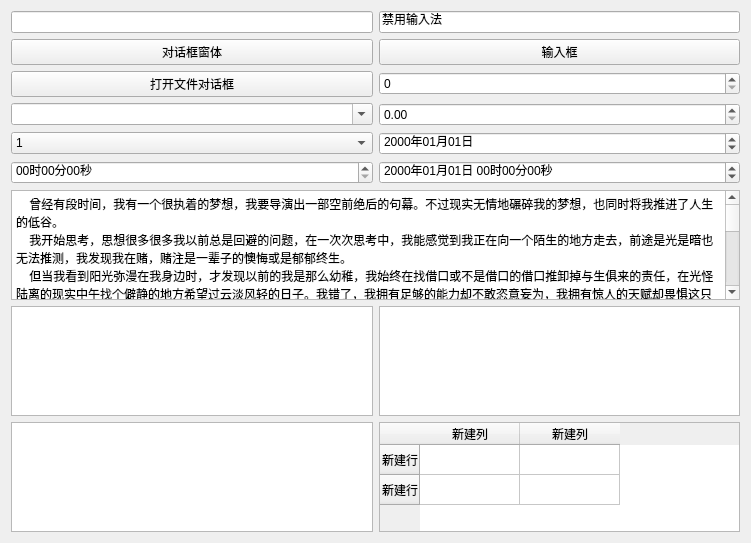
<?xml version="1.0" encoding="UTF-8"?>
<ui version="4.0">
 <class>frmMain</class>
 <widget class="QWidget" name="frmMain">
  <property name="geometry">
   <rect>
    <x>0</x>
    <y>0</y>
    <width>751</width>
    <height>543</height>
   </rect>
  </property>
  <property name="windowTitle">
   <string>输入法演示</string>
  </property>
  <property name="sizeGripEnabled" stdset="0">
   <bool>false</bool>
  </property>
  <layout class="QGridLayout" name="gridLayout">
   <item row="0" column="0">
    <widget class="QLineEdit" name="lineEdit"/>
   </item>
   <item row="0" column="1">
    <widget class="QLineEdit" name="txt">
     <property name="text">
      <string>禁用输入法</string>
     </property>
    </widget>
   </item>
   <item row="1" column="0">
    <widget class="QPushButton" name="btnDialog">
     <property name="text">
      <string>对话框窗体</string>
     </property>
    </widget>
   </item>
   <item row="1" column="1">
    <widget class="QPushButton" name="btnInputDialog">
     <property name="text">
      <string>输入框</string>
     </property>
    </widget>
   </item>
   <item row="2" column="0">
    <widget class="QPushButton" name="btnFileDialog">
     <property name="text">
      <string>打开文件对话框</string>
     </property>
    </widget>
   </item>
   <item row="2" column="1">
    <widget class="QSpinBox" name="spinBox"/>
   </item>
   <item row="3" column="0">
    <widget class="QComboBox" name="comboBox">
     <property name="editable">
      <bool>true</bool>
     </property>
    </widget>
   </item>
   <item row="3" column="1">
    <widget class="QDoubleSpinBox" name="doubleSpinBox"/>
   </item>
   <item row="4" column="0">
    <widget class="QComboBox" name="comboBox_2">
     <item>
      <property name="text">
       <string>1</string>
      </property>
     </item>
     <item>
      <property name="text">
       <string>2</string>
      </property>
     </item>
     <item>
      <property name="text">
       <string>3</string>
      </property>
     </item>
    </widget>
   </item>
   <item row="4" column="1">
    <widget class="QDateEdit" name="dateEdit">
     <property name="displayFormat">
      <string>yyyy年MM月dd日</string>
     </property>
    </widget>
   </item>
   <item row="5" column="0">
    <widget class="QTimeEdit" name="timeEdit">
     <property name="displayFormat">
      <string>HH时mm分ss秒</string>
     </property>
    </widget>
   </item>
   <item row="5" column="1">
    <widget class="QDateTimeEdit" name="dateTimeEdit">
     <property name="displayFormat">
      <string>yyyy年MM月dd日 HH时mm分ss秒</string>
     </property>
    </widget>
   </item>
   <item row="6" column="0" colspan="2">
    <widget class="QPlainTextEdit" name="plainTextEdit">
     <property name="plainText">
      <string>    曾经有段时间，我有一个很执着的梦想，我要导演出一部空前绝后的句幕。不过现实无情地碾碎我的梦想，也同时将我推进了人生的低谷。
    我开始思考，思想很多很多我以前总是回避的问题，在一次次思考中，我能感觉到我正在向一个陌生的地方走去，前途是光是暗也无法推测，我发现我在赌，赌注是一辈子的懊悔或是郁郁终生。
    但当我看到阳光弥漫在我身边时，才发现以前的我是那么幼稚，我始终在找借口或不是借口的借口推卸掉与生俱来的责任，在光怪陆离的现实中午找个僻静的地方希望过云淡风轻的日子。我错了，我拥有足够的能力却不敢恣意妄为，我拥有惊人的天赋却畏惧这只是南柯一梦，或者这本来就是梦，醒来时却是了无痕迹和无休止的眷恋。
从前有个同学问我是不是幻想过一些特别的经历会降临到自己身上。
    当时我只笑了笑，却不知道该怎么回答。
    我想我是矛盾的，我认为我的存在与否关系到世间的万事万物，但我找不到足够的证据来证明我具有救世主的身份。因此我一度怀疑过我是不是生不逢时，或是天妒英才。
    我在一次次轮回中等待着一个机会，也许是乱世，也许是太平，我没有所谓的一技之长，只有飞扬跋扈的骄傲和潮洗潮卷的胸怀。只有一笑置之的孤傲和白云苍狗的方式。
    我想我不该妄自菲薄，甚至这是理所当然的不加半点修饰的顺其自然。
    我很喜欢这样一句话：如果我将庸碌一生的话，地球将停止转动，地球停止转动了吗？没有，那我将不会庸碌一生。
在特定的时间，特定的环境，特定的地点，有个特定的人将主宰万事万物！
    天生我才必有用！
    经典的心照不宣，只可惜他的傲慢却没有足够的能力做基垫。
    我想我是对的，注定的便是永远无法改变的，过去的只是匆匆一瞥，将来的只是白驹过隙，一次次的轮回换来的是麻木的循规蹈矩，所以世界需要那么一个人----改变。
    过去亦空间空对月，茫茫鸿蒙无归处。
    我如薏苡，为实。
    众如佛珠，为空。
    我为本，众为捧。
    冥冥之间以无踪。</string>
     </property>
    </widget>
   </item>
   <item row="7" column="0">
    <widget class="QTextEdit" name="textEdit">
     <property name="html">
      <string>&lt;!DOCTYPE HTML PUBLIC &quot;-//W3C//DTD HTML 4.0//EN&quot; &quot;http://www.w3.org/TR/REC-html40/strict.dtd&quot;&gt;
&lt;html&gt;&lt;head&gt;&lt;meta name=&quot;qrichtext&quot; content=&quot;1&quot; /&gt;&lt;style type=&quot;text/css&quot;&gt;
p, li { white-space: pre-wrap; }
&lt;/style&gt;&lt;/head&gt;&lt;body style=&quot; font-family:'宋体'; font-size:9pt; font-weight:400; font-style:normal;&quot;&gt;
&lt;p style=&quot;-qt-paragraph-type:empty; margin-top:0px; margin-bottom:0px; margin-left:0px; margin-right:0px; -qt-block-indent:0; text-indent:0px;&quot;&gt;&lt;br /&gt;&lt;/p&gt;&lt;/body&gt;&lt;/html&gt;</string>
     </property>
    </widget>
   </item>
   <item row="7" column="1">
    <widget class="QTextBrowser" name="textBrowser"/>
   </item>
   <item row="8" column="0">
    <widget class="QTableView" name="tableView"/>
   </item>
   <item row="8" column="1">
    <widget class="QTableWidget" name="tableWidget">
     <row>
      <property name="text">
       <string>新建行</string>
      </property>
     </row>
     <row>
      <property name="text">
       <string>新建行</string>
      </property>
     </row>
     <column>
      <property name="text">
       <string>新建列</string>
      </property>
     </column>
     <column>
      <property name="text">
       <string>新建列</string>
      </property>
     </column>
    </widget>
   </item>
  </layout>
 </widget>
 <layoutdefault spacing="6" margin="11"/>
 <tabstops>
  <tabstop>btnFileDialog</tabstop>
  <tabstop>lineEdit</tabstop>
  <tabstop>spinBox</tabstop>
  <tabstop>doubleSpinBox</tabstop>
  <tabstop>dateEdit</tabstop>
  <tabstop>dateTimeEdit</tabstop>
  <tabstop>comboBox</tabstop>
  <tabstop>comboBox_2</tabstop>
  <tabstop>timeEdit</tabstop>
  <tabstop>textEdit</tabstop>
 </tabstops>
 <resources/>
 <connections/>
</ui>
